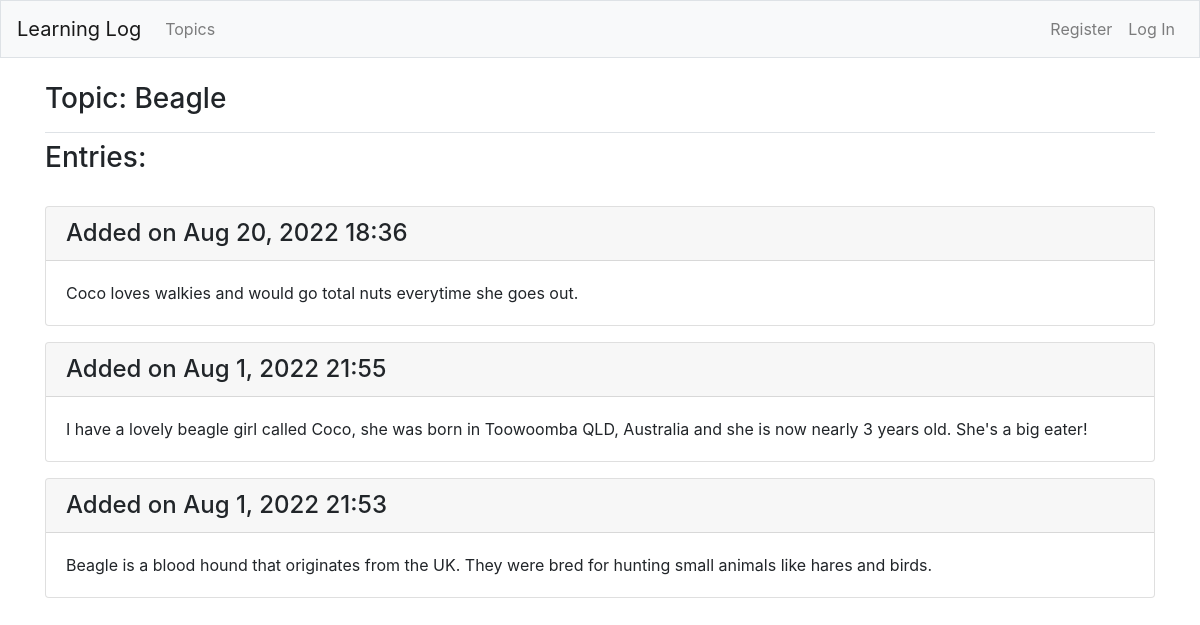
The page /topics/topic_4/ on the database its author committed.
### learning_logs/models.py (models this page shows, shortened)
class Topic(models.Model):
    text=models.CharField(max_length=200)
    user=models.ForeignKey(User,on_delete=models.CASCADE)
    date_added=models.DateTimeField(auto_now_add=True)
    def __str__(self):
        return self.text

class Entry(models.Model):
    topic=models.ForeignKey(Topic, on_delete=models.CASCADE)
    text=models.TextField()
    date_added=models.DateTimeField(auto_now_add=True)
    class Meta:
        verbose_name_plural='entries'

### learning_logs/views.py (the view)
# urls.py: path('topics/topic_<int:topic_id>/', views.topic, name='topic'),
def topic(request, topic_id):
    topic = Topic.objects.get(id=topic_id)
    entries = topic.entry_set.order_by('-date_added')
    can_edit = True
    if topic.user != request.user:
        can_edit = False
    context = {'topic': topic, 'entries': entries, 'can_edit': can_edit}
    return render(request, 'learning_logs/topic.html', context)

### learning_logs/templates/learning_logs/topic.html (shortened to what this page needs)
{% extends "learning_logs/base.html" %}
{% block page_header %}
<h3>Topic: {{topic}}</h3>
{% endblock page_header %}
{% block content %}
<h3>Entries:</h3>
<br>
    {% for entry in entries %}
    <div class="card mb-3">
        {% if user.is_authenticated %}
        {% if can_edit %}
        <h4 class="card-header">Added on {{entry.date_added|date:"M j, Y H:i"}} <small><a href="{% url 'learning_logs:edit_entry' entry.id%}">edit entry</a></small></h4>
        <div class="card-body">{{entry.text}}</div>
        {% else %}
        <h4 class="card-header">Added on {{entry.date_added|date:"M j, Y H:i"}}</h4>
        <div class="card-body">{{entry.text}}</div>
        {% endif %}
        {% else %}
        <h4 class="card-header">Added on {{entry.date_added|date:"M j, Y H:i"}}</h4>
        <div class="card-body">{{entry.text}}</div>
        {% endif %}
    </div>
    {% empty %}
    <p>Nothing has been added yet!</p>
    {% endfor %}
{% endblock content %}

### rows shown on the page
Topic: text "Beagle"
Entry: date_added "Aug 20, 2022 18:36", text "Coco loves walkies and would go total nuts everytime she goes out."
Entry: date_added "Aug 1, 2022 21:55", text "I have a lovely beagle girl called Coco, she was born in Toowoomba QLD, Australia and she is now nearly 3 years old. She's a big eater!"
Entry: date_added "Aug 1, 2022 21:53", text "Beagle is a blood hound that originates from the UK. They were bred for hunting small animals like hares and birds."
